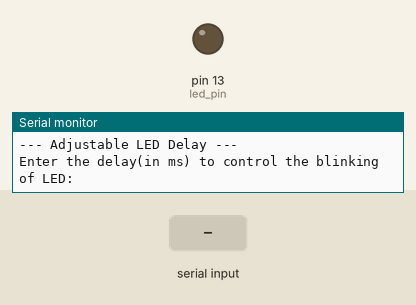
Bench run of a sketch on a simulated Arduino Uno, built with avr-gcc and run on an emulated ATmega328P. On the bench: output pins drawn as LEDs (lit = HIGH), the last lines printed to the serial monitor. Inputs (shaded band) come from the test bench.

Above: at 0.8 s.
0.9 s: "90,45\n" received over Serial
3.9 s: "30,150\n" received over Serial
At 4.18 s:
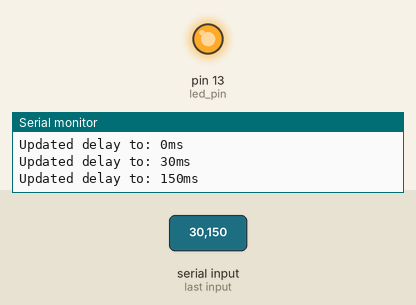
At 5.8 s:
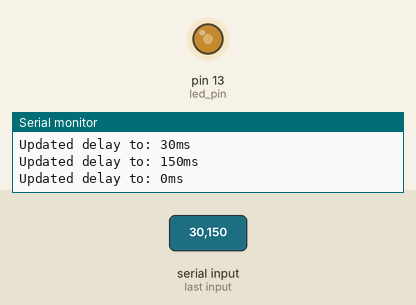
Timing chart, 0 to 7.3 s (numbered marks = the images above; inputs shaded):
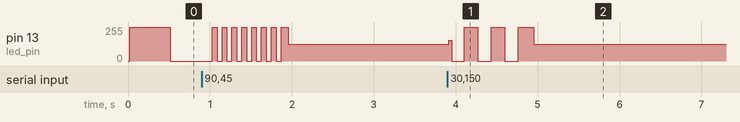

Measured:
- after the input at 3.9 s, pin 13 (led_pin): 127/255 → 154/255 at once, then repeats every 0.33 s: 255/255 0.17 s, 0/255 0.17 s, until it stays 127/255 from 5.0 s
- by itself, pin 13 (led_pin): repeats every 0.12 s: 0/255 0.06 s, 255/255 0.06 s, until it stays 127/255 from 2.0 s

The sketch:

MultiTask_LED.ino
```cpp
#include <Arduino_FreeRTOS.h>

static TaskHandle_t input = NULL; // Input task handler
static TaskHandle_t led_blinking = NULL; // LED handler

static const int led_pin = LED_BUILTIN; // Pin number
volatile int led_delay = 500; // Initial delay


// Task-1 Reading from serial moniter
void readinput(void *parameter){
  while (1) {
    if (Serial.available() > 0) { // checking if there is data in the serial moniter input
      int temp = led_delay; // assigning the current delay to temp variable
      led_delay=Serial.parseInt(); // loading the value in the serial buffer to delay variable

      if(led_delay < 0){
          Serial.println("Invalid value entered!.Enter a number greater than zero."); // if the new delay is zero or less than zero assign the old value to it so it doesn't cause any error
          led_delay= temp;
      }else {
          Serial.print("Updated delay to: ");
          Serial.print(led_delay);
          Serial.println("ms");
      }
    }
    vTaskDelay(1 / portTICK_PERIOD_MS);
  }
}

// Task-2 Blinking the led
void blinkled(void *parameter){
  while (1) {
    digitalWrite(led_pin, HIGH);
    vTaskDelay(led_delay / portTICK_PERIOD_MS);
    digitalWrite(led_pin, LOW);
    vTaskDelay(led_delay / portTICK_PERIOD_MS);
  }
}

void setup() {
  // put your setup code here, to run once:
  Serial.begin(9600);

  while (!Serial) {
    ;                    // Waiting for the serial moniter to open
  }

  pinMode(led_pin, OUTPUT);
  Serial.println("--- Adjustable LED Delay ---");
  Serial.println("Enter the delay(in ms) to control the blinking of LED: ");

  xTaskCreate(blinkled, "LED Blinking", 256, NULL, 2, &led_blinking); // HIGH priority task
  xTaskCreate(readinput, "Reading Data", 256, NULL, 1, &input); // Low priority task

  vTaskStartScheduler();
}

void loop() {
  // put your main code here, to run repeatedly:

}
```
